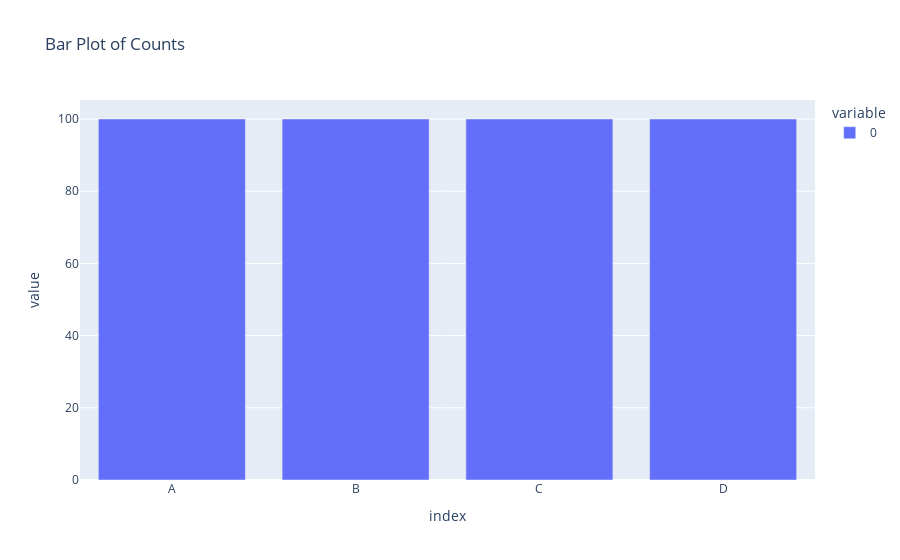

This figure's notebook cell:
### Code cell
fig = px.bar(df.count(), title="Bar Plot of Counts")
fig.show()

### Figure 1 — Plotly figure (JSON) as saved in the notebook; plotly's stock layout.template omitted (floating-point values rounded to 4 significant figures)
{"data": [{"hovertemplate": "variable=0<br>index=%{x}<br>value=%{y}<extra></extra>", "legendgroup": "0", "marker": {"color": "#636efa", "pattern": {"shape": ""}}, "name": "0", "orientation": "v", "showlegend": true, "textposition": "auto", "type": "bar", "x": ["A", "B", "C", "D"], "xaxis": "x", "y": [100, 100, 100, 100], "yaxis": "y"}], "layout": {"barmode": "relative", "legend": {"title": {"text": "variable"}, "tracegroupgap": 0}, "title": {"text": "Bar Plot of Counts"}, "xaxis": {"anchor": "y", "domain": [0, 1], "title": {"text": "index"}}, "yaxis": {"anchor": "x", "domain": [0, 1], "title": {"text": "value"}}}}
